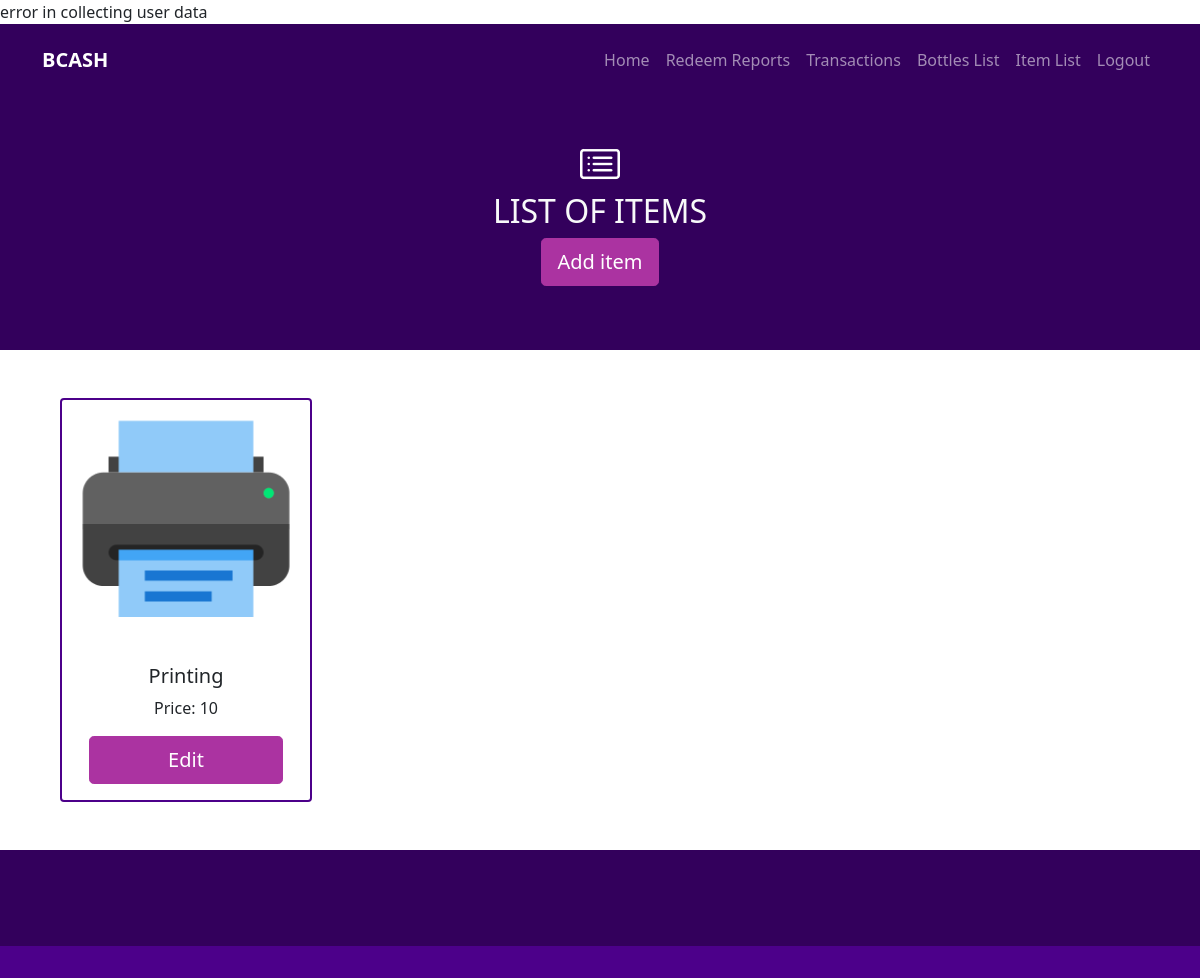
Before: /itemlist.php with the older database file.
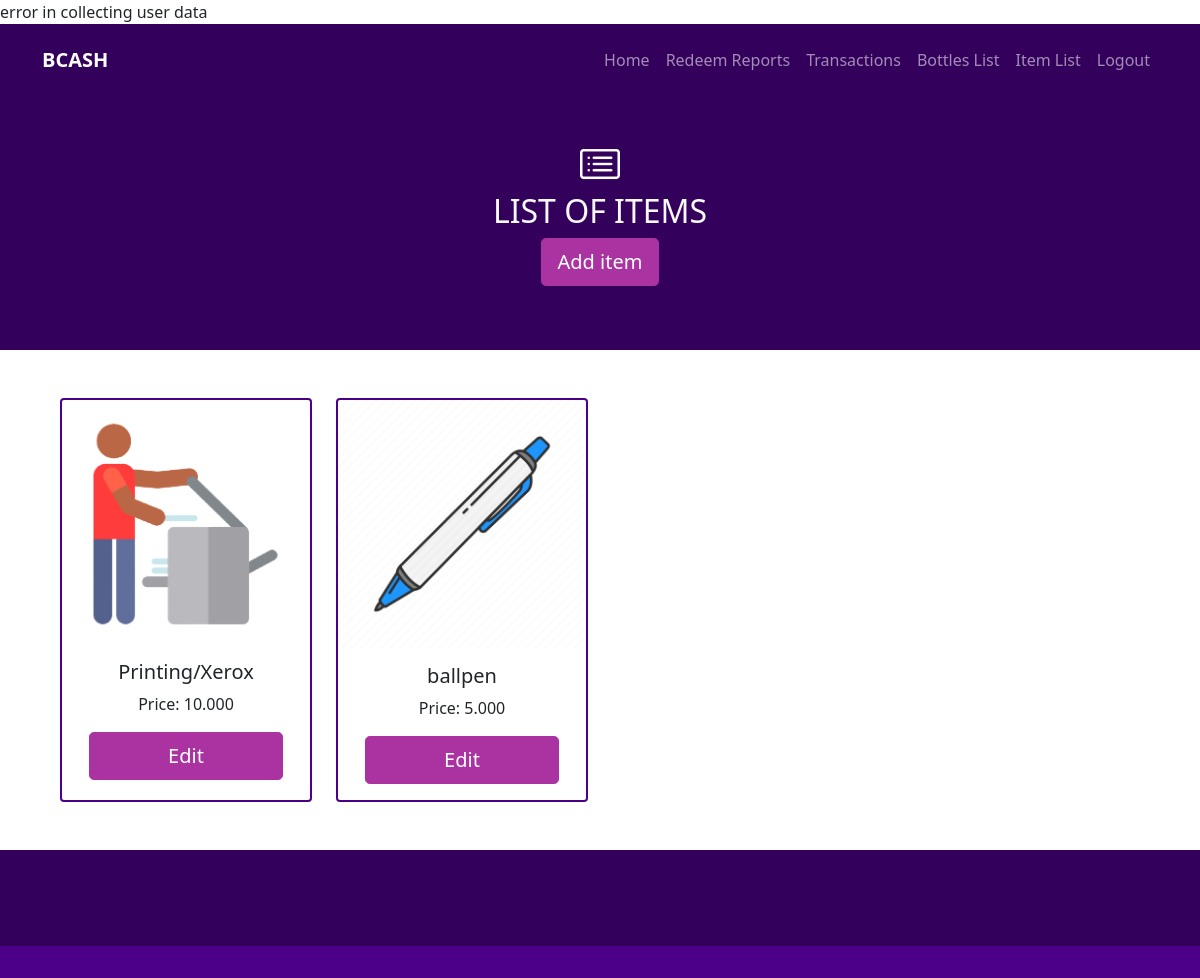
After: the same page with the newer database file.
### tables this page shows
CREATE TABLE `shop_items` (
  `item_id` int(11) NOT NULL,
  `item_name` varchar(50) NOT NULL,
  `item_price` decimal(50,3) NOT NULL,
  `item_stock` int(11) NOT NULL,
  `item_img` varchar(50) NOT NULL
);

### mydb.php (called while the page is built, shortened)
<?php
class myDb {
    private $link;
    function __construct(){
        $this->host = "localhost";
        $this->username = "root";
        $this->password = "";
        $this->database = "bcash";
        $this->link = mysqli_connect($this->host, $this->username, $this->password, $this->database);
    }
    public function get_Shop_items(){
        $records = array();
        $sql = $this->link->prepare("SELECT * FROM shop_items");
        $sql->execute();
        $result = $sql->get_result();
        if($result->num_rows > 0){
            while($row = $result->fetch_assoc()){
                $records[] = [
                    'item_id' => $row['item_id'],
                    'item_name' => $row['item_name'],
                    'item_price' => $row['item_price'],
                    'item_stock' => $row['item_stock'],
                    'item_img' => $row['item_img']
                ];
            }
        }
        else{
            $records = null;
        }
        return $records;
    }
}

### itemlist.php (the view, shortened to what this page needs)
<?php
require "mydb.php";
$mydb = new myDb;
?>
<!doctype html>
<html lang="en">
  <head>
    <link href="sass/main.css" rel="stylesheet">
    <link rel="stylesheet" href="https://cdn.jsdelivr.net/npm/bootstrap-icons@1.3.0/font/bootstrap-icons.css">
    <link rel="stylesheet" type="text/css" href="css/style.css">
  </head>
  <body>
    <?php
        include 'nav_admin.php';
    ?>
    <section class=" bg-dark p-5">
        <div class="container">
            <div class="h1 text-white text-center">
                <i class="bi bi-card-list"></i>
            </div>
            <h2 class="text-light text-center">
                LIST OF ITEMS
            </h2>
            <p class="lead text-center">
                <button type="button" class="btn btn-secondary btn-lg addbtn" data-bs-toggle="modal" data-bs-target="#modaladdItem">
                    Add item
                </button>
            </p>
        </div>
    </section>
    <section class="p-5">
        <div class="container">
            <div class="row row-cols-1 row-cols-md-4 text-center g-4">
            <?php
                $records = $mydb->get_Shop_items();
                if(isset($records)){
                    foreach($records as $rows){
                        $item_id = $rows['item_id'];
                        $modalname = "modaleditBottle".$item_id;
                        $item_name = $rows['item_name'];
                        $item_price = $rows['item_price'];
                        $item_img = $rows['item_img'];
                        echo '
                        <div class="col-md">
                            <div class="card h-100 border border-2 border-primary">
                                <img src="upload_img/'.$item_img.'" class="card-img-top" alt="Print">
                                <div class="card-body">
                                    <h5 class="card-title">'.$item_name.'</h5>
                                    <p class="card-text">Price: '.$item_price.'</p>
                                    <button type="button" class="btn btn-secondary btn-lg editbtn" data-bs-toggle="modal" data-bs-target="#'.$modalname.'">
                                        Edit
                                    </button>
                                </div>
                            </div>
                        </div>
                        ';
                    }
                }
            ?>
            </div>
        </div>
    </section>
    <section class="bg-dark p-5">
    </section>
    <section class="bg-primary p-3">
    </section>
  </body>
</html>

Changed rows visible on the page:
removed shop_items: item_img (picture), item_name "Printing", item_price "10"
added shop_items: item_img (picture), item_name "Printing/Xerox", item_price "10.000"
added shop_items: item_img (picture), item_name "ballpen", item_price "5.000"
